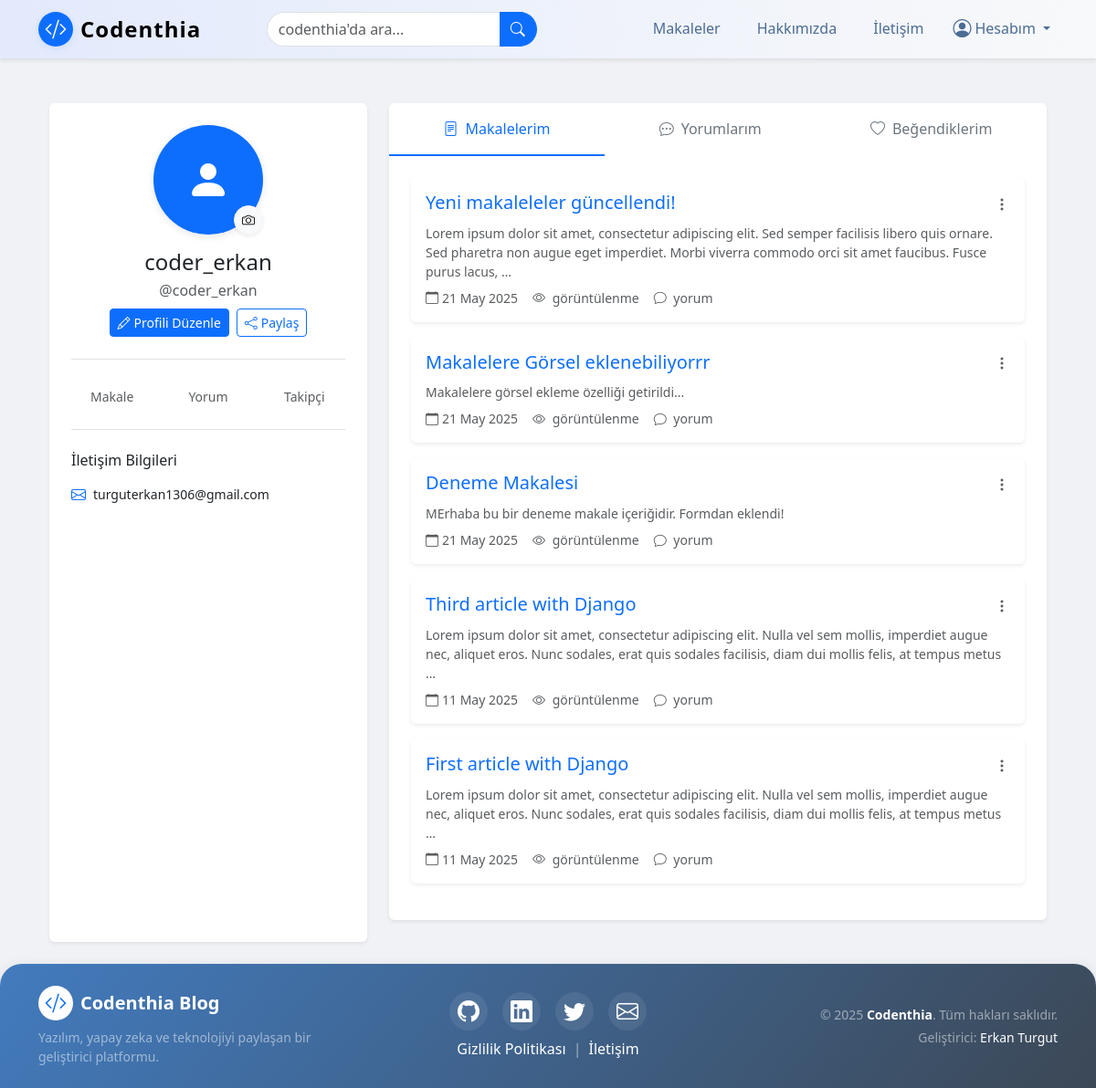
The page /user/profile/ (signed in) on the database as committed earlier.
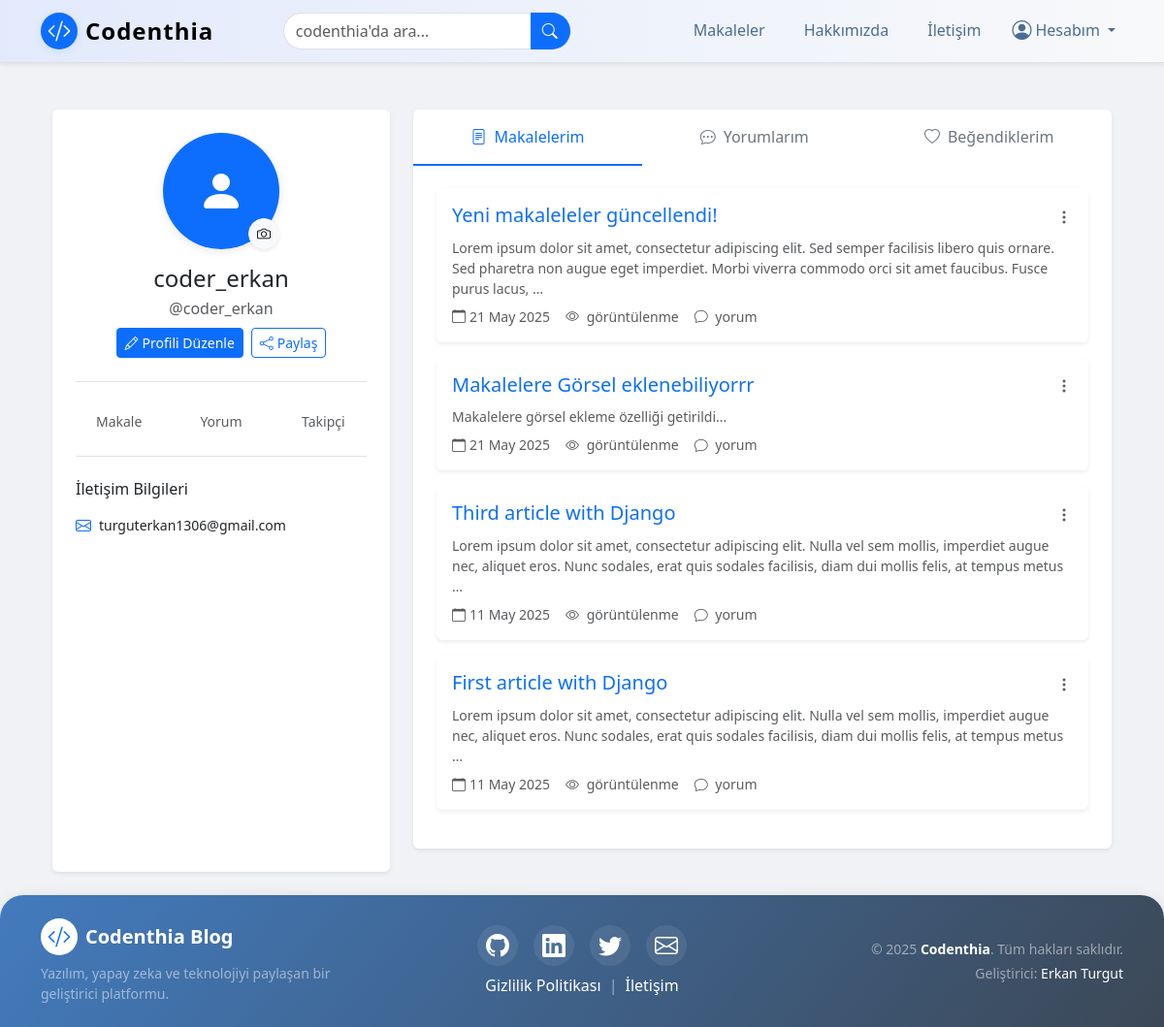
The same page on the database as committed later.
### article/models.py (models this page shows, shortened)
class Article(models.Model):
    author = models.ForeignKey("auth.User", on_delete=models.CASCADE , verbose_name="Yazar")  # Bu alan, yazının yazarını (kullanıcıyı) temsil eder ve yazar silindiğinde yazıları da silinir
    title = models.CharField(max_length=50, verbose_name="Başlık") # Bu alan, yazının başlığını temsil eder ve maksimum 50 karakterlik bir metin alır
    content = RichTextField(verbose_name="İçerik") # Bu alan, yazının içeriğini temsil eder ve metin içerikleri için kullanılır
    created_date = models.DateTimeField(auto_now_add=True , verbose_name="Oluşturulma Tarihi") # Bu alan, yazının oluşturulma tarihini otomatik olarak ekler
    image = models.ImageField(upload_to='article_images/', null=True, blank=True)  # <-- yeni alan

### user/views.py (the view)
# urls.py: path('profile/', views.profile, name ="profile"), # Bu kod, profil sayfasını temsil eder ve profil fonksiyonunu çağırır
@login_required(login_url="login")
def profile(request):
    user = request.user
    articles = Article.objects.filter(author=user).order_by('-created_date')
    context = {
        'user': user,
        'articles': articles,
    }
    return render(request, 'user/profile.html', context)

### templates/user/profile.html (shortened to what the changed rows need)
{% extends "layout.html" %} {% load static %} {% block title %}Profilim - {{ user.username }} | Codenthia{% endblock %} {% block body %}
<div class="container py-4">
    <div class="row g-4">
        <div class="col-lg-8">
            <div class="card border-0 shadow-sm mb-4">
                <div class="card-body p-0">
                    <div class="tab-content p-4" id="profileTabsContent">
                        <div class="tab-pane fade show active" id="articles" role="tabpanel">
                            {% if articles %} {% for article in articles %}
                            <div class="card border-0 shadow-sm mb-3">
                                <div class="card-body">
                                    <div class="d-flex justify-content-between align-items-start mb-2">
                                        <h5 class="card-title mb-0">
                                            <a href="/articles/{{ article.id }}" class="text-decoration-none">{{ article.title }}</a>
                                        </h5>
                                        <div class="dropdown">
                                            <button class="btn btn-link text-muted p-0" type="button" data-bs-toggle="dropdown">
                                                <i class="bi bi-three-dots-vertical"></i>
                                            </button>
                                        </div>
                                    </div>
                                    <p class="card-text text-muted small mb-2">{{ article.content|striptags|truncatewords:30 }}</p>
                                    <div class="d-flex align-items-center gap-3 text-muted small">
                                        <span><i class="bi bi-calendar me-1"></i>{{ article.created_date|date:"d M Y" }}</span>
                                        <span><i class="bi bi-eye me-1"></i>{{ article.views }} görüntülenme</span>
                                        <span><i class="bi bi-chat me-1"></i>{{ article.comments.count }} yorum</span>
                                    </div>
                                </div>
                            </div>
                            {% endfor %} {% endif %}
                        </div>
                    </div>
                </div>
            </div>
        </div>
    </div>
</div>
{% endblock %}

Rows that differ between the two databases and show on the page:
removed Article: title "Deneme Makalesi", content "MErhaba bu bir deneme makale içeriğidir. Formdan eklendi!", created_date "21 May 2025"
